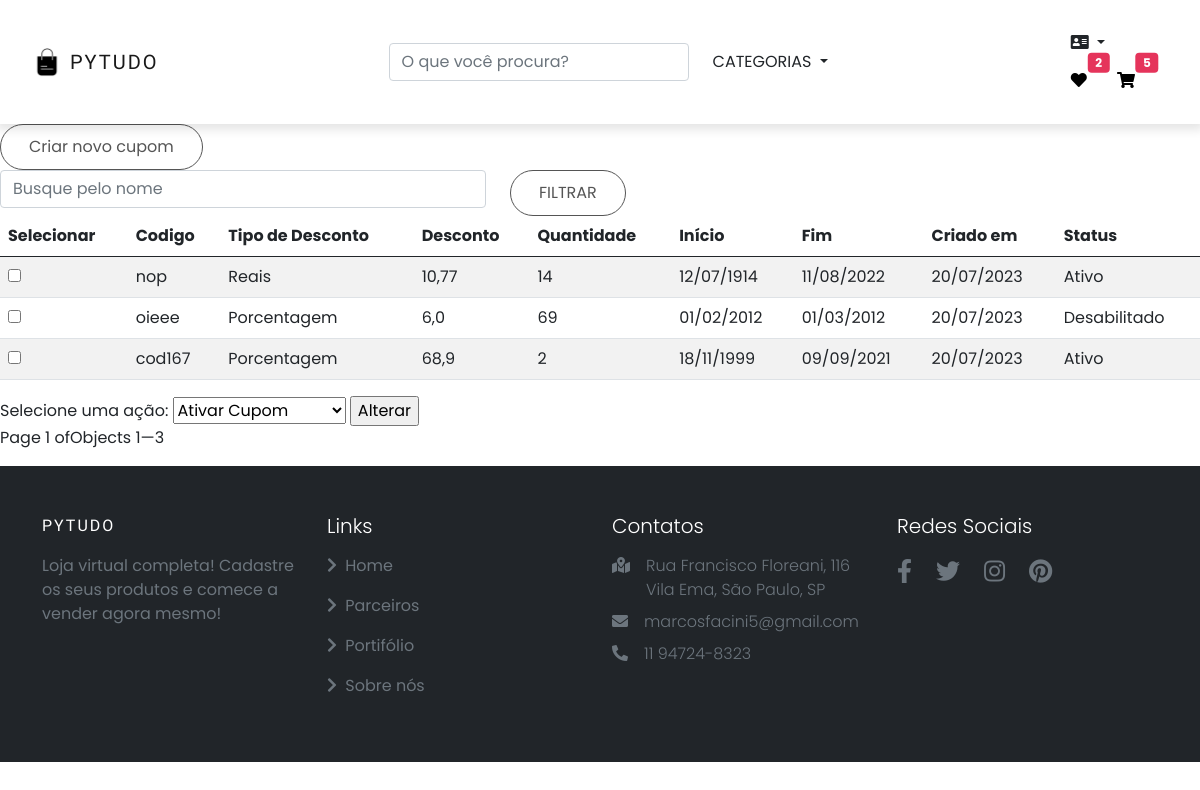
The page /gestao/gerenciar_cupons/ on the database as committed earlier.
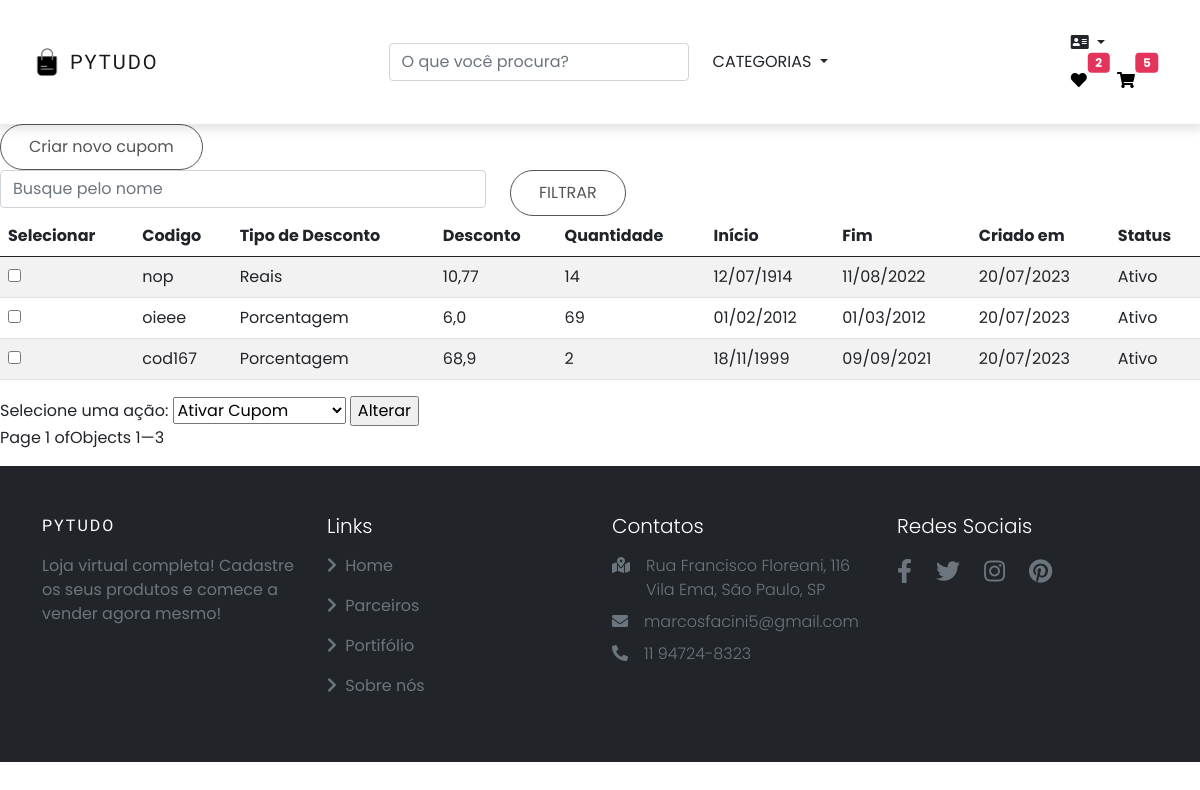
The same page on the database as committed later.
### vendas/models.py (models this page shows, shortened)
class CupomDesconto(models.Model):
    choices = (('P', 'Porcentagem'),('R', 'Reais'))
    codigo = models.CharField(max_length=50, unique=True)
    tipo_desconto = models.CharField(max_length=1, choices=choices)
    desconto = models.FloatField()
    quantidade = models.PositiveIntegerField()
    inicio_validade = models.DateField()
    fim_validade = models.DateField()
    criado_em = models.DateTimeField(auto_now_add=True)
    ativo = models.BooleanField(default=True)

### gestao/views.py (the view)
# urls.py: path('gerenciar_cupons/', views.gerenciar_cupons, name='gerenciar_cupons'),
def gerenciar_cupons(request):
    cupons = CupomDesconto.objects.all()
    codigo_filtrar = request.GET.get('nome')
    if codigo_filtrar:
        cupons = cupons.filter(codigo__icontains=codigo_filtrar)
    cupons_ordenados = cupons.order_by('-id')
    paginacao = Paginator(cupons_ordenados, 10)
    page = request.GET.get('page')
    cupons_paginados = paginacao.get_page(page)
    return render(request, 'gerenciar_cupons.html', {'cupons_paginados': cupons_paginados,})

### gestao/templates/gerenciar_cupons.html (shortened to what this page needs)
{% extends 'base.html' %}
{% load static %}
{% load filtros %}
{% block 'head' %}
    <link href="{% static 'produtos/css/listar_produtos.css' %}" rel="stylesheet">
{% endblock %}
{% block 'body' %}
<a class="btn btn-primary" href="{% url 'criar_cupom' %}" role="button">Criar novo cupom</a>
<form action="#" method="GET"> {% csrf_token %}
    <div class="row">
        <div class="col-md-5">
            <input type="text" placeholder="Busque pelo nome" class="form-control" name="nome">
        </div>
        <div class="col-md-3">
            <input type="submit" value="FILTRAR" class="btn btn-primary">
        </div>
    </div>
</form>
<form action="{% url 'alterar_cupons' %}" method="POST"> {% csrf_token %}
    <table class="table table-striped">
        <thead>
          <tr>
            <th scope="col">Selecionar</th>
            <th scope="col">Codigo</th>
            <th scope="col">Tipo de Desconto</th>
            <th scope="col">Desconto</th>
            <th scope="col">Quantidade</th>
            <th scope="col">Início</th>
            <th scope="col">Fim</th>
            <th scope="col">Criado em</th>
            <th scope="col">Status</th>
          </tr>
        </thead>
        <tbody>
            {% for cupom in cupons_paginados %}
                <tr>
                    <td><input type="checkbox" name="selecionados[]" value="{{ cupom.id }}"></td>
                    <td>{{ cupom.codigo}}</td>
                    <td>{{ cupom.get_tipo_desconto_display}}</td>
                    <td>{{ cupom.desconto}}</td>
                    <td>{{ cupom.quantidade}}</td>
                    <td>{{ cupom.inicio_validade|date:"d/m/Y"}}</td>
                    <td>{{ cupom.fim_validade|date:"d/m/Y"}}</td>
                    <td>{{ cupom.criado_em|date:"d/m/Y"}}</td>
                    <td>{% if cupom.ativo %}
                            Ativo
                        {% else %}
                            Desabilitado
                        {% endif %}
                    </td>
                </tr>
            {% endfor %}
        </tbody>
    </table>
    <label for="acao">Selecione uma ação:</label>
    <select name="acao" id="acao">
    <option value="ativar">Ativar Cupom</option>
    </select>
    <input type="submit" value="Alterar">
    </form>
    <div class="pagination">
        Page {{ cupons_paginados.number }} of {{ paginator.num_pages }}
        <p>Objects {{ cupons_paginados.start_index }}—{{ cupons_paginados.end_index }}</p>
    </div>
{% endblock %}

Rows that differ between the two databases and show on the page:
changed CupomDesconto "oieee": ativo "Desabilitado" → "Ativo"
